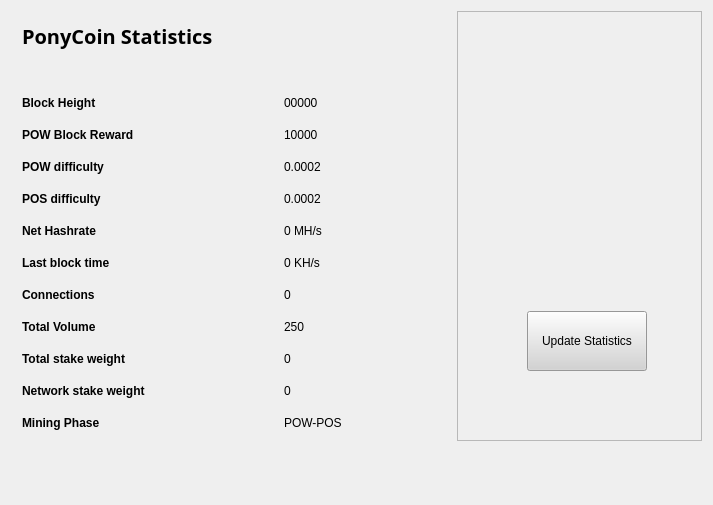
<?xml version="1.0" encoding="UTF-8"?>
<ui version="4.0">
 <class>StatisticsPage</class>
 <widget class="QWidget" name="StatisticsPage">
  <property name="windowModality">
   <enum>Qt::NonModal</enum>
  </property>
  <property name="geometry">
   <rect>
    <x>0</x>
    <y>0</y>
    <width>713</width>
    <height>505</height>
   </rect>
  </property>
  <property name="windowTitle">
   <string>Digging</string>
  </property>
  <property name="styleSheet">
   <string notr="true">color:#000000;
font-family:'Open Sans,sans-serif';</string>
  </property>
  <layout class="QGridLayout" name="gridLayout">
   <property name="sizeConstraint">
    <enum>QLayout::SetMaximumSize</enum>
   </property>
   <item row="0" column="1">
    <widget class="QFrame" name="frame">
     <property name="minimumSize">
      <size>
       <width>213</width>
       <height>0</height>
      </size>
     </property>
     <property name="frameShape">
      <enum>QFrame::StyledPanel</enum>
     </property>
     <property name="frameShadow">
      <enum>QFrame::Raised</enum>
     </property>
     <widget class="QPushButton" name="startButton">
      <property name="geometry">
       <rect>
        <x>70</x>
        <y>300</y>
        <width>120</width>
        <height>60</height>
       </rect>
      </property>
      <property name="sizePolicy">
       <sizepolicy hsizetype="Fixed" vsizetype="Fixed">
        <horstretch>0</horstretch>
        <verstretch>0</verstretch>
       </sizepolicy>
      </property>
      <property name="minimumSize">
       <size>
        <width>120</width>
        <height>60</height>
       </size>
      </property>
      <property name="styleSheet">
       <string notr="true">background:lightgrey;</string>
      </property>
      <property name="text">
       <string>Update Statistics</string>
      </property>
     </widget>
     <widget class="QLabel" name="label">
      <property name="geometry">
       <rect>
        <x>0</x>
        <y>30</y>
        <width>251</width>
        <height>251</height>
       </rect>
      </property>
      <property name="text">
       <string>&lt;!DOCTYPE HTML PUBLIC &quot;-//W3C//DTD HTML 4.0//EN&quot; &quot;http://www.w3.org/TR/REC-html40/strict.dtd&quot;&gt;
&lt;html&gt;&lt;head&gt;&lt;meta name=&quot;qrichtext&quot; content=&quot;1&quot; /&gt;&lt;style type=&quot;text/css&quot;&gt;
p, li { white-space: pre-wrap; }
&lt;/style&gt;&lt;/head&gt;&lt;body style=&quot; font-family:'Open Sans,sans-serif'; font-size:8pt; font-weight:400; font-style:normal;&quot;&gt;
&lt;p align=&quot;center&quot; style=&quot; margin-top:0px; margin-bottom:0px; margin-left:0px; margin-right:0px; -qt-block-indent:0; text-indent:0px;&quot;&gt;&lt;img src=&quot;:/images/Wallet_Logo&quot; /&gt;&lt;/p&gt;&lt;/body&gt;&lt;/html&gt;</string>
      </property>
     </widget>
    </widget>
   </item>
   <item row="0" column="0">
    <widget class="QFrame" name="gridFrame_2">
     <property name="maximumSize">
      <size>
       <width>440</width>
       <height>16777215</height>
      </size>
     </property>
     <layout class="QGridLayout" name="gridLayout_4">
      <item row="3" column="0">
       <layout class="QFormLayout" name="formLayout_2">
        <property name="fieldGrowthPolicy">
         <enum>QFormLayout::FieldsStayAtSizeHint</enum>
        </property>
        <property name="horizontalSpacing">
         <number>139</number>
        </property>
        <property name="verticalSpacing">
         <number>18</number>
        </property>
        <property name="rightMargin">
         <number>0</number>
        </property>
        <item row="1" column="0">
         <widget class="QLabel" name="label_14">
          <property name="text">
           <string>&lt;html&gt;&lt;head/&gt;&lt;body&gt;&lt;p&gt;&lt;span style=&quot; font-weight:600;&quot;&gt;Block Height&lt;/span&gt;&lt;/p&gt;&lt;/body&gt;&lt;/html&gt;</string>
          </property>
         </widget>
        </item>
        <item row="1" column="1">
         <widget class="QLabel" name="heightBox">
          <property name="text">
           <string>00000</string>
          </property>
         </widget>
        </item>
        <item row="2" column="0">
         <widget class="QLabel" name="label_12">
          <property name="text">
           <string>&lt;html&gt;&lt;head/&gt;&lt;body&gt;&lt;p&gt;&lt;span style=&quot; font-weight:600;&quot;&gt;POW Block Reward&lt;/span&gt;&lt;/p&gt;&lt;/body&gt;&lt;/html&gt;</string>
          </property>
         </widget>
        </item>
        <item row="2" column="1">
         <widget class="QLabel" name="rewardBox">
          <property name="text">
           <string>10000</string>
          </property>
         </widget>
        </item>
        <item row="3" column="0">
         <widget class="QLabel" name="label_13">
          <property name="text">
           <string>&lt;html&gt;&lt;head/&gt;&lt;body&gt;&lt;p&gt;&lt;span style=&quot; font-weight:600;&quot;&gt;POW difficulty&lt;/span&gt;&lt;/p&gt;&lt;/body&gt;&lt;/html&gt;</string>
          </property>
         </widget>
        </item>
        <item row="3" column="1">
         <widget class="QLabel" name="diffBox">
          <property name="text">
           <string>0.0002</string>
          </property>
         </widget>
        </item>
        <item row="4" column="0">
         <widget class="QLabel" name="label_9">
          <property name="text">
           <string>&lt;html&gt;&lt;head/&gt;&lt;body&gt;&lt;p&gt;&lt;span style=&quot; font-weight:600;&quot;&gt;POS difficulty&lt;/span&gt;&lt;/p&gt;&lt;/body&gt;&lt;/html&gt;</string>
          </property>
         </widget>
        </item>
        <item row="4" column="1">
         <widget class="QLabel" name="diffBox2">
          <property name="text">
           <string>0.0002</string>
          </property>
         </widget>
        </item>
        <item row="5" column="1">
         <widget class="QLabel" name="pawrateBox">
          <property name="text">
           <string>0 MH/s</string>
          </property>
         </widget>
        </item>
        <item row="6" column="0">
         <widget class="QLabel" name="label3_2">
          <property name="sizePolicy">
           <sizepolicy hsizetype="Preferred" vsizetype="Maximum">
            <horstretch>0</horstretch>
            <verstretch>0</verstretch>
           </sizepolicy>
          </property>
          <property name="text">
           <string>&lt;html&gt;&lt;head/&gt;&lt;body&gt;&lt;p&gt;&lt;span style=&quot; font-weight:600;&quot;&gt;Last block time&lt;/span&gt;&lt;/p&gt;&lt;/body&gt;&lt;/html&gt;</string>
          </property>
         </widget>
        </item>
        <item row="6" column="1">
         <widget class="QLabel" name="localBox">
          <property name="text">
           <string>0 KH/s</string>
          </property>
         </widget>
        </item>
        <item row="7" column="0">
         <widget class="QLabel" name="label1_2">
          <property name="text">
           <string>&lt;html&gt;&lt;head/&gt;&lt;body&gt;&lt;p&gt;&lt;span style=&quot; font-weight:600;&quot;&gt;Connections&lt;/span&gt;&lt;/p&gt;&lt;/body&gt;&lt;/html&gt;</string>
          </property>
         </widget>
        </item>
        <item row="7" column="1">
         <widget class="QLabel" name="connectionBox">
          <property name="text">
           <string>0</string>
          </property>
         </widget>
        </item>
        <item row="8" column="0">
         <widget class="QLabel" name="label_8">
          <property name="text">
           <string>&lt;html&gt;&lt;head/&gt;&lt;body&gt;&lt;p&gt;&lt;span style=&quot; font-weight:600;&quot;&gt;Total Volume&lt;/span&gt;&lt;/p&gt;&lt;/body&gt;&lt;/html&gt;</string>
          </property>
         </widget>
        </item>
        <item row="8" column="1">
         <widget class="QLabel" name="volumeBox">
          <property name="text">
           <string>250</string>
          </property>
         </widget>
        </item>
        <item row="9" column="0">
         <widget class="QLabel" name="label_10">
          <property name="text">
           <string>&lt;html&gt;&lt;head/&gt;&lt;body&gt;&lt;p&gt;&lt;span style=&quot; font-weight:600;&quot;&gt;Total stake weight&lt;/span&gt;&lt;/p&gt;&lt;/body&gt;&lt;/html&gt;</string>
          </property>
         </widget>
        </item>
        <item row="9" column="1">
         <widget class="QLabel" name="minBox">
          <property name="text">
           <string>0</string>
          </property>
         </widget>
        </item>
        <item row="10" column="0">
         <widget class="QLabel" name="label_11">
          <property name="text">
           <string>&lt;html&gt;&lt;head/&gt;&lt;body&gt;&lt;p&gt;&lt;span style=&quot; font-weight:600;&quot;&gt;Network stake weight&lt;/span&gt;&lt;/p&gt;&lt;/body&gt;&lt;/html&gt;</string>
          </property>
         </widget>
        </item>
        <item row="10" column="1">
         <widget class="QLabel" name="maxBox">
          <property name="text">
           <string>0</string>
          </property>
         </widget>
        </item>
        <item row="11" column="0">
         <widget class="QLabel" name="label_15">
          <property name="text">
           <string>&lt;html&gt;&lt;head/&gt;&lt;body&gt;&lt;p&gt;&lt;span style=&quot; font-weight:600;&quot;&gt;Mining Phase&lt;/span&gt;&lt;/p&gt;&lt;/body&gt;&lt;/html&gt;</string>
          </property>
         </widget>
        </item>
        <item row="11" column="1">
         <widget class="QLabel" name="cBox">
          <property name="text">
           <string>POW-POS</string>
          </property>
         </widget>
        </item>
        <item row="5" column="0">
         <widget class="QLabel" name="label_16">
          <property name="text">
           <string>&lt;html&gt;&lt;head/&gt;&lt;body&gt;&lt;p&gt;&lt;span style=&quot; font-weight:600;&quot;&gt;Net Hashrate&lt;/span&gt;&lt;/p&gt;&lt;/body&gt;&lt;/html&gt;</string>
          </property>
         </widget>
        </item>
       </layout>
      </item>
      <item row="1" column="0">
       <layout class="QHBoxLayout" name="horizontalLayout_4">
        <property name="spacing">
         <number>7</number>
        </property>
        <item>
         <widget class="QLabel" name="label_5">
          <property name="font">
           <font>
            <family>Open Sans,sans-serif</family>
           </font>
          </property>
          <property name="text">
           <string>&lt;html&gt;&lt;head/&gt;&lt;body&gt;&lt;p&gt;&lt;span style=&quot; font-size:20px; font-weight:600; color:#000000;&quot;&gt;PonyCoin Statistics&lt;/span&gt;&lt;/p&gt;&lt;/body&gt;&lt;/html&gt;</string>
          </property>
         </widget>
        </item>
        <item>
         <spacer name="horizontalSpacer_2">
          <property name="orientation">
           <enum>Qt::Horizontal</enum>
          </property>
          <property name="sizeHint" stdset="0">
           <size>
            <width>40</width>
            <height>20</height>
           </size>
          </property>
         </spacer>
        </item>
       </layout>
      </item>
      <item row="2" column="0">
       <spacer name="verticalSpacer_2">
        <property name="orientation">
         <enum>Qt::Vertical</enum>
        </property>
        <property name="sizeHint" stdset="0">
         <size>
          <width>20</width>
          <height>40</height>
         </size>
        </property>
       </spacer>
      </item>
     </layout>
    </widget>
   </item>
   <item row="1" column="0">
    <spacer name="verticalSpacer">
     <property name="orientation">
      <enum>Qt::Vertical</enum>
     </property>
     <property name="sizeHint" stdset="0">
      <size>
       <width>20</width>
       <height>40</height>
      </size>
     </property>
    </spacer>
   </item>
  </layout>
 </widget>
 <layoutdefault spacing="6" margin="11"/>
 <resources/>
 <connections/>
</ui>
